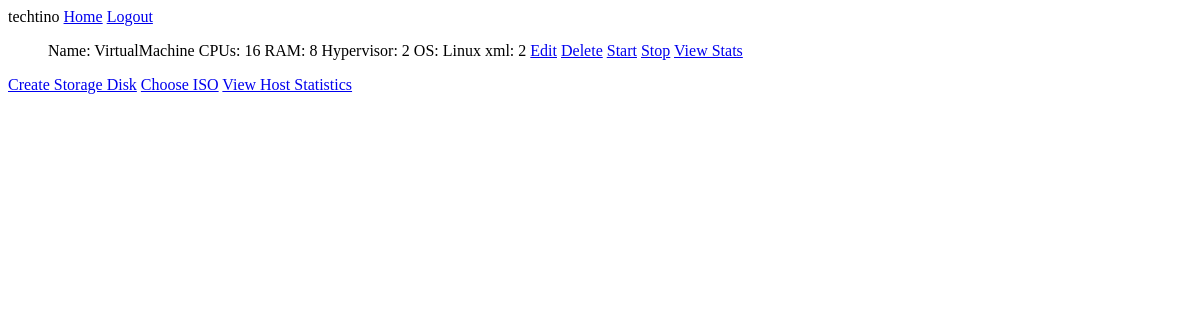
The page /manager/listing (signed in) on the database as committed earlier.
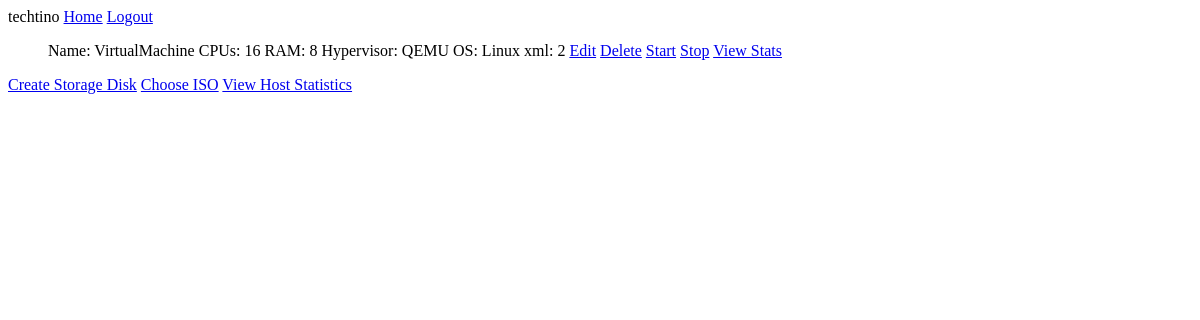
The same page on the database as committed later.
### manager/models.py (models this page shows, shortened)
class VM(models.Model):
    name = models.CharField(max_length=30)
    cpus = models.IntegerField()
    ram = models.IntegerField()
    HYPERVISOR_CHOICES = (
        ('QEMU', 'QEMU'),
        ('Virtualbox', 'Virtualbox'),
        ('VMWare', 'VMWare'),)
    hypervisor = models.CharField(max_length=30,choices=HYPERVISOR_CHOICES)
    OS = (
        ('Linux', 'Linux'),
        ('Windows', 'Windows'),
        ('Mac', 'Mac'),)
    os = models.CharField(max_length=30,choices=OS)
    xml = models.CharField(max_length=100)
    storage_disk = models.ForeignKey(StorageDisk, on_delete=models.CASCADE)

### manager/views.py (the view)
# urls.py: path('listing', views.listing, name='listing'),
@login_required
def listing(request):
    VM_list = VM.objects.order_by('id')[:40]
    template = loader.get_template('listing.html')
    username = request.user.get_username()
    context = {
        'VM_list': VM_list,
        'username': username,
    }
    return HttpResponse(template.render(context, request))

### manager/templates/listing.html
{% extends "base.html" %}
{% block content %}
{% if VM_list %}
    <ul>
    {% for vm in VM_list %}
        <p>Name: {{vm.name}} CPUs: {{vm.cpus}} RAM: {{vm.ram}} Hypervisor: {{vm.hypervisor}} OS: {{vm.os}} xml: {{vm.xml}} <a href="/manager/{{ vm.id }}/edit">Edit</a>  <a href="/manager/{{ vm.id }}/delete">Delete</a>  <a href="/manager/{{ vm.id }}/startVM">Start</a> <a href="/manager/{{ vm.id }}/stopVM">Stop</a> <a href="/manager/{{ vm.id }}/viewStats">View Stats</a></p>
    {% endfor %}
    </ul>
{% else %}
    <p>No VMs are available.</p>
{% endif %}
<a href="/manager/createDisk">Create Storage Disk</a>
<a href="/manager/uploadISO">Choose ISO</a>
<a href="/manager/viewStats">View Host Statistics</a>
{% endblock content %}

Rows that differ between the two databases and show on the page:
changed VM "VirtualMachine": hypervisor "2" → "QEMU"
